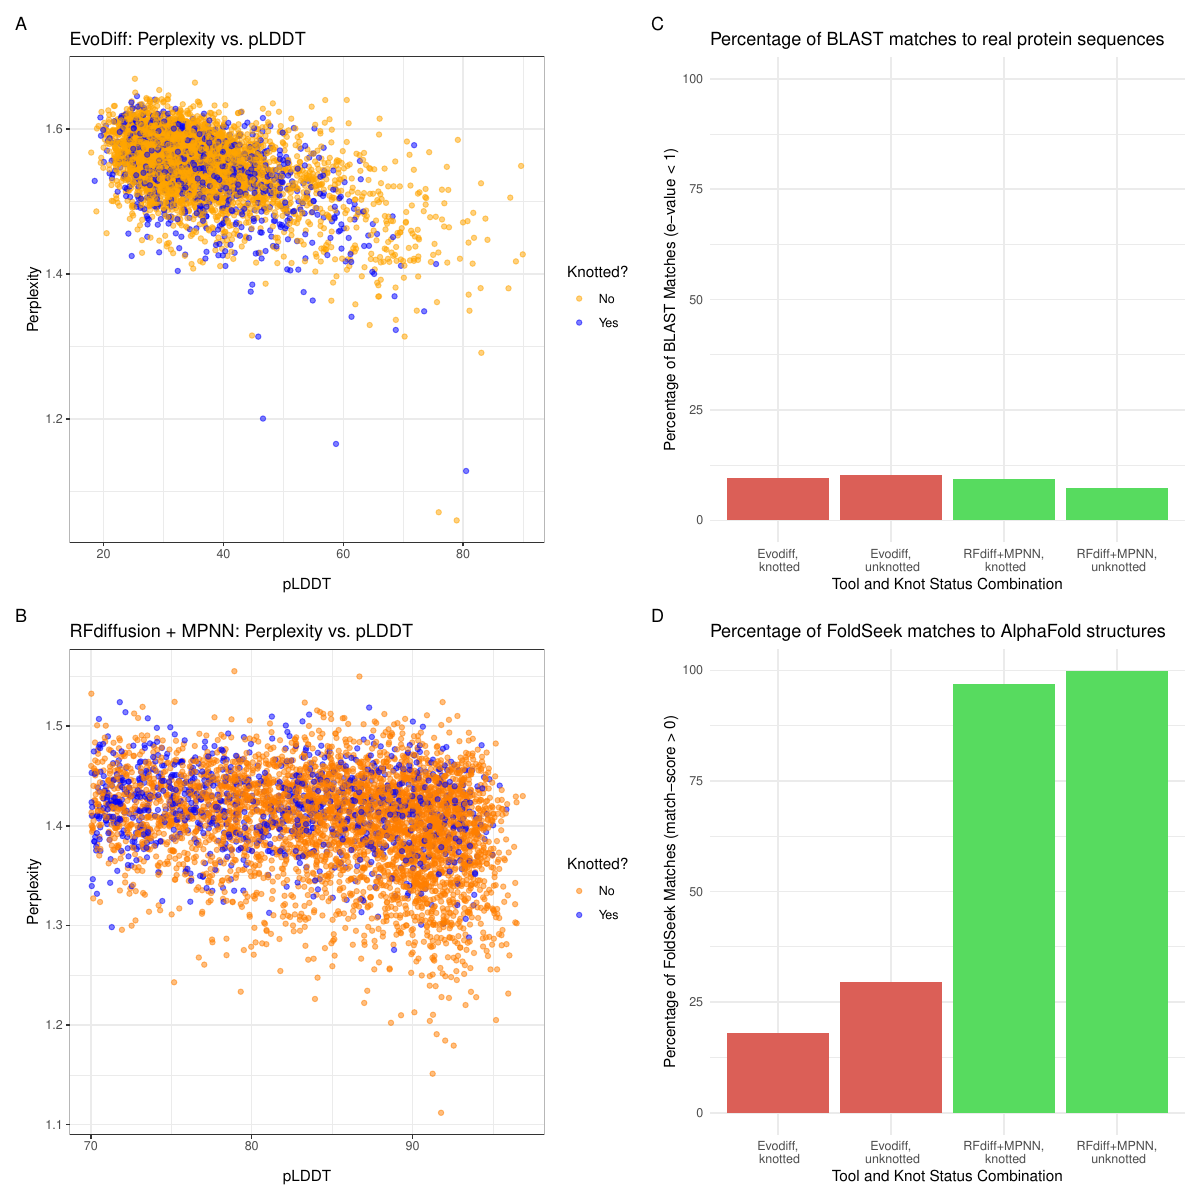

This chart was generated by the following R code:
library(tidyverse)
library(patchwork)  # for 2x2 plot layout

my_theme <- theme_bw # replacedtheme_minimal

# plot A ------------------------------------------------------------------

evodiff <- read_csv("data/Evodiff_perplexity.csv") %>% 
  inner_join(read_csv("data/Artificial_proteins_pLDTT.csv")) %>%
  inner_join(read_csv("data/minimal.csv"))

plotA <- ggplot(evodiff %>% filter(pLDDT > 1), 
       aes(x = pLDDT, y = Perplexity, color = as.factor(Label))) + 
  geom_point(alpha = 0.5) +  # Making points partially transparent
  scale_color_manual(values = c("0" = "orange", "1" = "blue"),  # Specify colors
                     labels = c("No", "Yes"),  # Custom labels for the legend
                     name = "Knotted?") +  # Custom legend title
  xlab("pLDDT") + 
  ylab("Perplexity") + 
  ggtitle("EvoDiff: Perplexity vs. pLDDT") +
  my_theme()

evodiff %>% arrange(Perplexity)

# plot B ------------------------------------------------------------------

RFdiffusion <- read_csv("data/RFdiffusion_perplexity.csv") %>% 
  inner_join(read_csv("data/Artificial_proteins_pLDTT.csv")) %>%
  inner_join(read_csv("data/minimal.csv"))

plotB <- ggplot(RFdiffusion %>% filter(pLDDT > 1), 
       aes(x = pLDDT, y = Perplexity, color = as.factor(Label))) + 
  geom_point(alpha = 0.5) +  # Making points partially transparent
  scale_color_manual(values = c("0" = "#FF7F00", "1" = "blue"),  # Specify colors
                     labels = c("No", "Yes"),  # Custom labels for the legend
                     name = "Knotted?") +  # Custom legend title
  xlab("pLDDT") + 
  ylab("Perplexity") + 
  ggtitle("RFdiffusion + MPNN: Perplexity vs. pLDDT") +
  my_theme()
plotB

# plot C ------------------------------------------------------------------

blast <- read_csv("data/Artificial_proteins_Blast.csv") %>%
  inner_join(read_csv("data/minimal.csv")) %>%
  mutate(`Match_e-value` = as.numeric(`Match_e-value`),  # Convert to numeric
         match = !is.na(`Match_e-value`) & `Match_e-value` < 0.2)  # Determine match condition

blast_summary <- blast %>%
  group_by(interaction(Label, Tool)) %>%
  summarise(Percentage = mean(match, na.rm = TRUE) * 100) %>%
  ungroup()
blast_summary
names(blast_summary)[1] <- "Group"
blast_summary$Group <- c("Evodiff,\n unknotted", "Evodiff,\n knotted", 
                         "RFdiff+MPNN,\n unknotted", "RFdiff+MPNN,\n knotted")
blast_summary$Tool <- c("Evodiff", "Evodiff", "RFdiffusion", "RFdiffusion")

plotC <- ggplot(blast_summary, aes(x = Group, y = Percentage, fill = as.factor(Tool))) + 
  geom_bar(stat = "identity", position = "dodge") + 
  labs(title = "Percentage of BLAST matches to real protein sequences",
       x = "Tool and Knot Status Combination", 
       y = "Percentage of BLAST Matches (e-value < 1)", fill = "Label") + 
  ylim(c(0,100)) +
  theme_minimal() + 
  scale_fill_manual(values = c("RFdiffusion" = "#57db5f", "Evodiff" = "#db5f57")) +
  guides(fill = FALSE)  # to remove legend

# plot D ------------------------------------------------------------------

foldseek <- read_csv("data/Artificial_proteins_Foldseek.csv") %>%
  inner_join(read_csv("data/minimal.csv")) %>% 
  mutate(`AF_match_score` = as.numeric(`AF_match_score`),  # Convert to numeric
         match = !is.na(`AF_match_score`) & `AF_match_score` > 0)  # Determine match condition

foldseek_summary <- foldseek %>%
  group_by(interaction(Label, Tool)) %>%
  summarise(Percentage = mean(match, na.rm = TRUE) * 100) %>%
  ungroup()
foldseek_summary
names(foldseek_summary)[1] <- "Group"
foldseek_summary$Group <- c("Evodiff,\n unknotted", "Evodiff,\n knotted", 
                         "RFdiff+MPNN,\n unknotted", "RFdiff+MPNN,\n knotted")
foldseek_summary$Tool <- c("Evodiff", "Evodiff", "RFdiffusion", "RFdiffusion")

foldseek %>%
  group_by(Tool) %>%
  summarise(Percentage = mean(match, na.rm = TRUE) * 100) %>%
  ungroup()

plotD <- ggplot(foldseek_summary, aes(x = Group, y = Percentage, fill = as.factor(Tool))) + 
  geom_bar(stat = "identity", position = "dodge") + 
  labs(title = "Percentage of FoldSeek matches to AlphaFold structures",
       x = "Tool and Knot Status Combination", 
       y = "Percentage of FoldSeek Matches (match-score > 0)", fill = "Label") + 
  theme_minimal() + 
  scale_fill_manual(values = c("RFdiffusion" = "#57db5f", "Evodiff" = "#db5f57")) +
  guides(fill = FALSE)  # to remove legend

# Combined plot -----------------------------------------------------------

combined_plot <- plotA + plotB + plotC + plotD +
  plot_layout(ncol = 2, nrow = 2, byrow = FALSE) +  # Arrange in a 2x2 grid
  plot_annotation(tag_levels = 'A')  # Add labels (A-D) to each plot

ggsave("figures/figure3.pdf", combined_plot, width = 12, height = 12)
